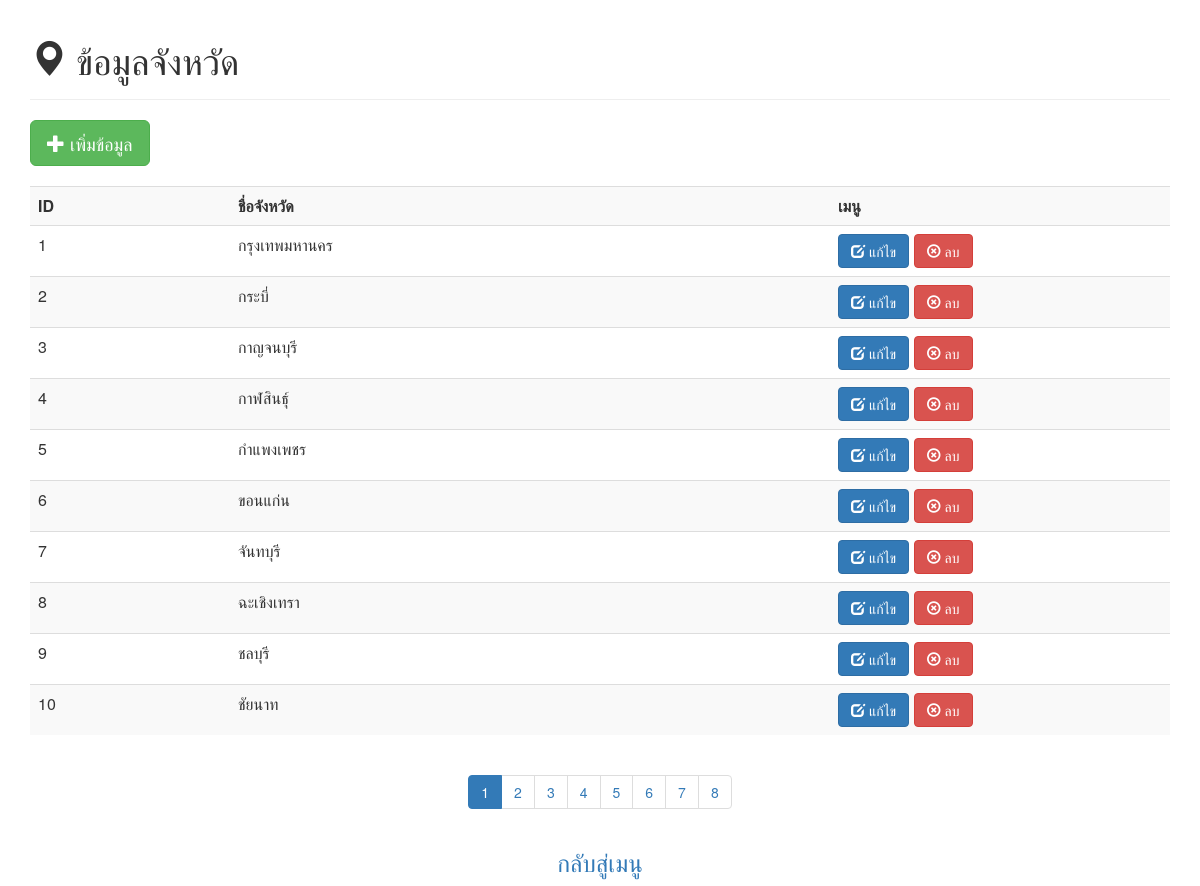
The page /province.php?page=1 on the database its author committed.
### tables this page shows
CREATE TABLE `provinces` (
  `pid` int(11) NOT NULL,
  `pname` varchar(100) NOT NULL
);

### province.php (the view, shortened to what this page needs)
<?php require('dbconfig.php'); ?>
<html>
<head>
<link href="https://maxcdn.bootstrapcdn.com/bootstrap/3.3.7/css/bootstrap.min.css" rel="stylesheet">
</head>
<body>
<?php
$sql = "SELECT * FROM provinces";
$result = mysqli_query($cnn,$sql);
$count = mysqli_num_rows($result);
$count = ceil($count/10);
$page = $_GET['page'];
$start = ($page - 1) * 10;
 ?>
  <div class="container">
    <div class="page-header">
       <h1><span class="glyphicon glyphicon-map-marker"></span> ข้อมูลจังหวัด</h1>
     </div>
     <button class="btn btn-success btn-lg" onclick="window.location.href='addprovince.php';"> <span class="glyphicon glyphicon-plus"></span> เพิ่มข้อมูล </button>
<br><br>
     <table class="table table-striped">
  <tr>
    <th width="200">ID</th>
    <th width="600">ชื่อจังหวัด</th>
    <th>เมนู</th>
</tr>
<?php
$sql    = "SELECT * FROM provinces LIMIT $start , 10";
  $result = mysqli_query($cnn, $sql);
foreach ($result as $province) {
    echo '<tr>';
    echo '<td width="200">' . $province['pid'] . '</td>';
    echo '<td width="600">' . $province['pname'] . '</td>';
    echo '<td><a href="editprovince.php?id='. $province['pid'] .'"><button class="btn btn-primary"><span class="glyphicon glyphicon-edit"></span> แก้ไข</button></a>';
    echo '&nbsp;<a href="deleteprovince.php?id='. $province['pid'] .'"><button class="btn btn-danger"><span class="glyphicon glyphicon-remove-circle"></span> ลบ</button></a></td>';
    echo '</tr>';
}
?>
</table>
<center>
<ul class="pagination">
<?php
for ($i = 1; $i <= $count; $i++) {
        if($i == $page) {
        echo "<li class='active'><a href='?page=" . $i . "'>" . $i . "</a></li>";
      } else {
        echo "<li><a href='?page=" . $i . "'>" . $i . "</a></li>";
      }
}
?>
</ul>
</center>
<center><h3><a href="index.php">กลับสู่เมนู</a></h3></center>
</div>
</body>
</html>

### rows shown on the page
provinces: pid "1", pname "กรุงเทพมหานคร"
provinces: pid "2", pname "กระบี่"
provinces: pid "3", pname "กาญจนบุรี"
provinces: pid "4", pname "กาฬสินธุ์"
provinces: pid "5", pname "กำแพงเพชร"
provinces: pid "6", pname "ขอนแก่น"
provinces: pid "7", pname "จันทบุรี"
provinces: pid "8", pname "ฉะเชิงเทรา"
provinces: pid "9", pname "ชลบุรี"
provinces: pid "10", pname "ชัยนาท"
